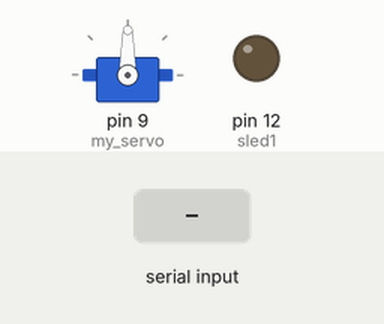
Recording of a sketch running on a simulated Arduino Uno, built with avr-gcc and run on an emulated ATmega328P. On the bench: servo, output pins drawn as LEDs (lit = HIGH). The inputs (shaded band) are chosen by the test bench.

Above: at 1.2 s.
1.3 s: "L" received over Serial
At 2.4 s:
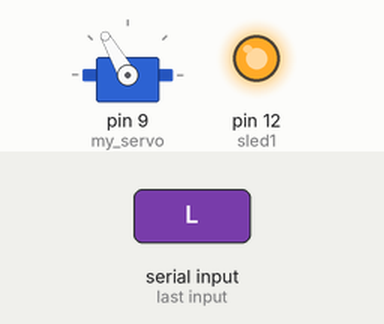
2.8 s: "U" received over Serial
At 3.6 s:
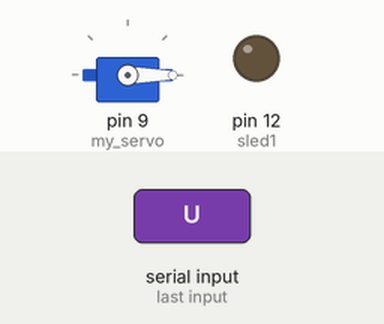
Timing chart, 0 to 5.8 s (numbered marks = the images above; inputs shaded):
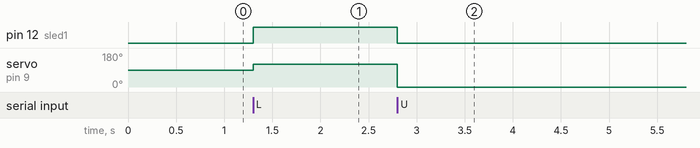

Measured:
- after the input at 1.3 s, pin 12 (sled1): LOW → HIGH at once; servo on pin 9 (my_servo): 90° → 120° at once
- after the input at 2.8 s, pin 12 (sled1): HIGH → LOW at once; servo on pin 9 (my_servo): 120° → 0° at once

The sketch:

SmartLock.ino
```cpp
#include<Servo.h>
Servo my_servo;
char incoming_data;
int sled1=12;
void setup()
{
  Serial.begin(9600);
  my_servo.attach(9);
  pinMode(sled1,1);
}
void loop()
{
  if(Serial.available())
  {
    incoming_data = Serial.read();
    if(incoming_data == 'L')
    {
      my_servo.write(120);
      digitalWrite(sled1,1);
    }
    if(incoming_data == 'U')
    {
      my_servo.write(0);
      digitalWrite(sled1,0);
    }
  }
}
```
